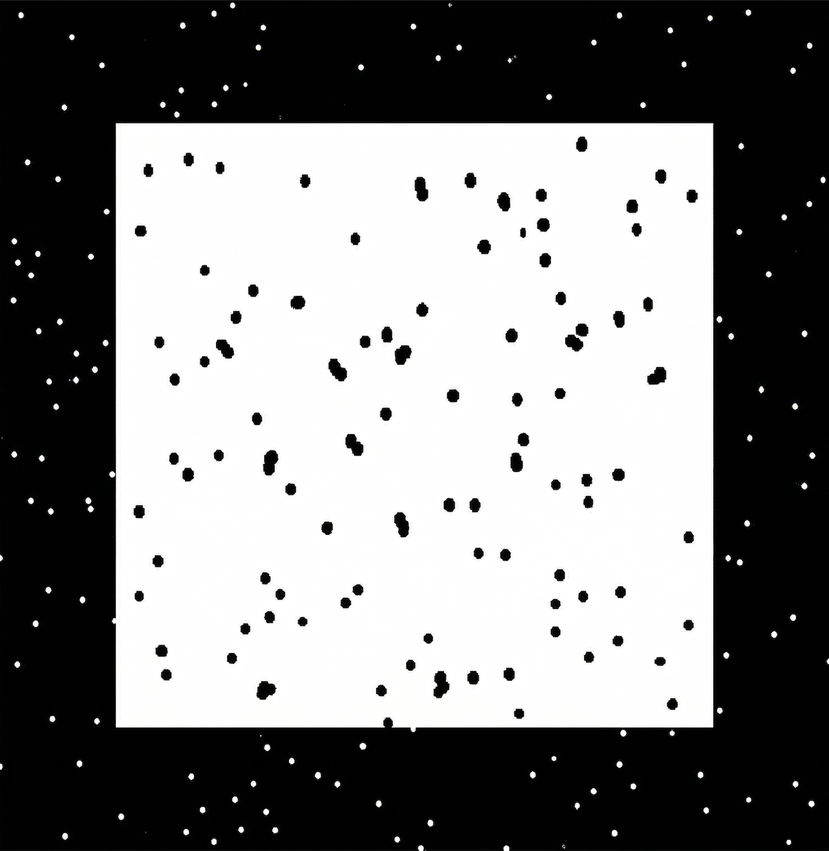
#> input picture assignment4/test.png, 829 x 851 px, shrunk from 1320 x 1354 before the run
$ python main3.py
#> lines starting #> are read from the running program, lines starting #| are printed output that depends on the picture
import cv2
import numpy as np
import matplotlib.pyplot as plt

# test.png 이미지 불러오기 (grayscale로 읽음)
img = cv2.imread('test.png', cv2.IMREAD_GRAYSCALE)
#> img: shape (851, 829); min 0, max 255, mean 127.2

if img is None:
    print("test.png 이미지를 찾을 수 없습니다. 경로를 확인하거나 파일을 main.py와 동일한 폴더에 넣어주세요.")
    exit() # 이미지를 찾지 못하면 프로그램 종료

height, width = img.shape
#> height = 851; width = 829

# SE 정의
# 19x19 크기의 사각형
se = cv2.getStructuringElement(cv2.MORPH_RECT, (19, 19))

# Opening: Erosion -> Dilation
opening = cv2.morphologyEx(img, cv2.MORPH_OPEN, se)

# Closing: Dilation -> Erosion
closing = cv2.morphologyEx(img, cv2.MORPH_CLOSE, se)
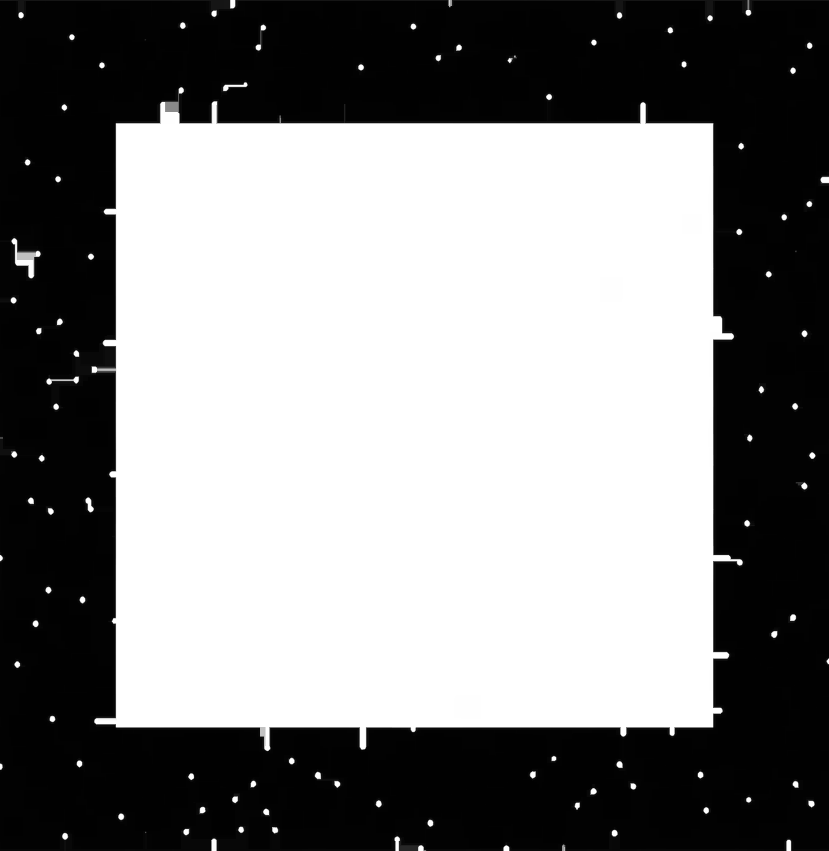
#> closing: shape (851, 829); min 1, max 255, mean 133.3

plt.figure(figsize=(12, 10))

# Opening 결과
plt.subplot(2, 2, 1)
plt.title("Original (with White Noise)")
plt.imshow(img, cmap='gray')
plt.axis('off')

plt.subplot(2, 2, 2)
plt.title("After Opening (Noise Removed)")
plt.imshow(opening, cmap='gray')
plt.axis('off')

# Closing 결과
plt.subplot(2, 2, 3)
plt.title("Original (with Black Holes)")
plt.imshow(img, cmap='gray')
plt.axis('off')

plt.subplot(2, 2, 4)
plt.title("After Closing (Holes Filled)")
plt.imshow(closing, cmap='gray')
plt.axis('off')

plt.tight_layout()
plt.show()
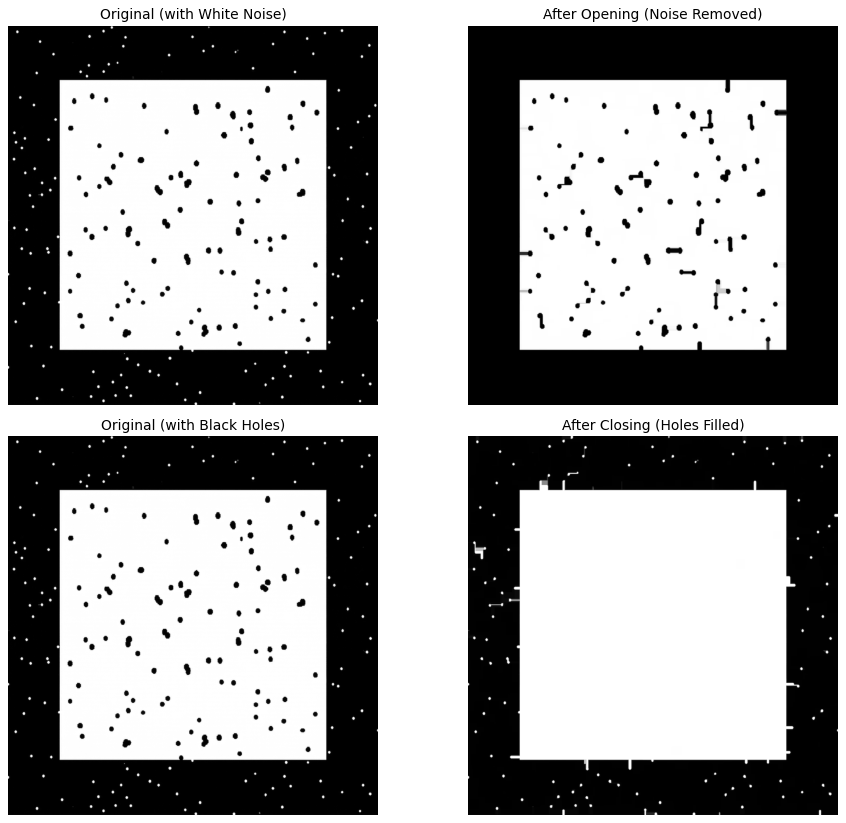
#> figure drawn by matplotlib, 4 panels
